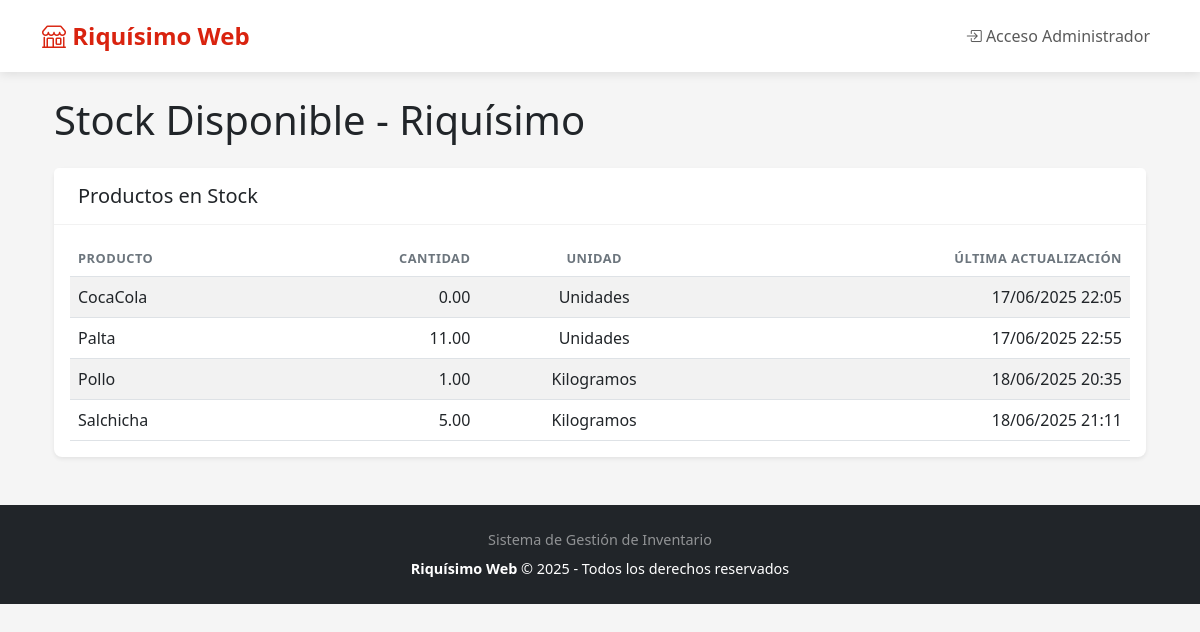
The page / on the database its author committed.
### inventario/models.py (models this page shows, shortened)
class Producto(models.Model):
    UNIDADES = [
        ('un', 'Unidades'),
        ('kg', 'Kilogramos'),
        ('lt', 'Litros'),
        ('lata', 'Latas'),
    ]
    nombre = models.CharField(max_length=100)
    cantidad = models.IntegerField(validators=[MinValueValidator(0)])
    unidad = models.CharField(max_length=10, choices=UNIDADES)
    fecha_actualizacion = models.DateTimeField(auto_now=True)

### inventario/views.py (the view)
# urls.py: path('', stock_publico, name='stock_publico'),
def stock_publico(request):
    productos = Producto.objects.all().order_by('nombre')
    return render(request, 'inventario/stock_publico.html', {
        'productos': productos
    })

### inventario/templates/inventario/stock_publico.html
{% extends "base.html" %}
{% block content %}
<div class="container mt-4">
    <h1 class="mb-4">Stock Disponible - Riquísimo</h1>
    <div class="card shadow-sm">
        <div class="card-header">
            <h5 class="mb-0">Productos en Stock</h5>
        </div>
        <div class="card-body">
            <div class="table-responsive">
                <table class="table table-striped">
                    <thead>
                        <tr>
                            <th>Producto</th>
                            <th class="text-end">Cantidad</th>
                            <th class="text-center">Unidad</th>
                            <th class="text-end">Última actualización</th>
                        </tr>
                    </thead>
                    <tbody>
                        {% for producto in productos %}
                        <tr>
                            <td>{{ producto.nombre }}</td>
                            <td class="text-end">{{ producto.cantidad|floatformat:2 }}</td>
                            <td class="text-center">{{ producto.get_unidad_display }}</td>
                            <td class="text-end">{{ producto.fecha_actualizacion|date:"d/m/Y H:i" }}</td>
                        </tr>
                        {% empty %}
                        <tr>
                            <td colspan="4" class="text-center">No hay productos registrados</td>
                        </tr>
                        {% endfor %}
                    </tbody>
                </table>
            </div>
        </div>
    </div>
</div>
{% endblock %}

### inventario/templates/base.html (style rules this page uses)
:root { --color-riquisimo: #d9230f; --color-riquisimo-hover: #b51d0d; --color-light-bg: #f8f9fa; --color-dark-text: #212529; }
body { font-family: 'Segoe UI', Tahoma, Geneva, Verdana, sans-serif; color: var(--color-dark-text); background-color: #f5f5f5; }
.card { border: none; border-radius: 0.5rem; box-shadow: 0 2px 15px rgba(0, 0, 0, 0.05); transition: transform 0.2s, box-shadow 0.2s; margin-bottom: 1.5rem; }
.card-header { background-color: white; border-bottom: 1px solid rgba(0, 0, 0, 0.05); font-weight: 600; padding: 1rem 1.5rem; }
.table { margin-bottom: 0; }
.table thead th { border-bottom-width: 1px; font-weight: 600; text-transform: uppercase; font-size: 0.8rem; letter-spacing: 0.5px; color: #6c757d; }

### rows shown on the page
Producto: nombre "CocaCola", cantidad "0.00", unidad "Unidades", fecha_actualizacion "17/06/2025 22:05"
Producto: nombre "Palta", cantidad "11.00", unidad "Unidades", fecha_actualizacion "17/06/2025 22:55"
Producto: nombre "Pollo", cantidad "1.00", unidad "Kilogramos", fecha_actualizacion "18/06/2025 20:35"
Producto: nombre "Salchicha", cantidad "5.00", unidad "Kilogramos", fecha_actualizacion "18/06/2025 21:11"
